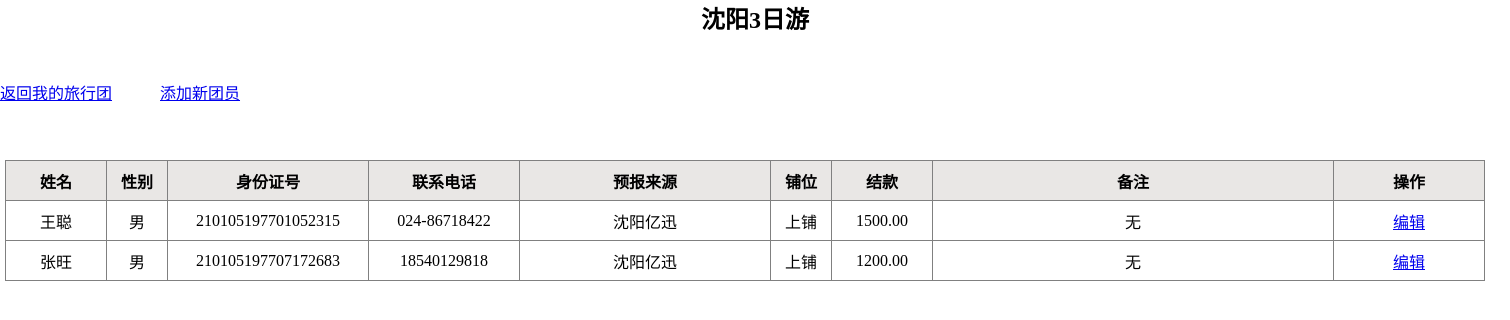
Page /topics/4/ (signed in) on the committed database.
### learning_logs/models.py (models this page shows, shortened)
class Topic(models.Model):
    tour_name = models.CharField('旅行团名称', max_length=100)
    route1 = models.CharField('行程1', max_length=200, null=True, blank=True)
    route2 = models.CharField('行程2', max_length=200, null=True, blank=True)
    route3 = models.CharField('行程3', max_length=200, null=True, blank=True)
    route4 = models.CharField('行程4', max_length=200, null=True, blank=True)
    route5 = models.CharField('行程5', max_length=200, null=True, blank=True)
    date_added = models.DateField('建立时间', auto_now_add=True)
    date_start = models.DateField('出发日期')
    img = models.ImageField('图片', upload_to='img', max_length=200, help_text='文件应小于500k')
    img_name = models.CharField('图片名称', max_length=20,null=True, blank=True)
    text = models.CharField('旅行团备注', max_length=200, null=True, blank=True, default="")
    owner = models.ForeignKey(User, on_delete=models.CASCADE)
    def __str__(self):
        return self.tour_name
    class Meta:
        verbose_name = '旅行团'
        verbose_name_plural = '旅行团'

class Entry(models.Model):
    GENDER_CHOICES = (
        (u'男', u'男'),
        (u'女', u'女'),
    )
    bed_choices = (
        (u'上铺', u'上铺'),
        (u'中铺', u'中铺'),
        (u'下铺', u'下铺'),
    )
    topic = models.ForeignKey(Topic, on_delete=models.CASCADE, verbose_name='旅行团名称')
    date_added = models.DateField('入团时间', auto_now_add=True)
    name = models.CharField('参团人姓名', max_length=50)
    signup = models.CharField('预报来源', max_length=100)
    sex = models.CharField('性别', max_length=2, choices=GENDER_CHOICES)
    number = models.CharField('身份证号', max_length=18)
    phone = models.CharField('联系电话', max_length=12)
    bunk = models.CharField('铺位', max_length=4, choices=bed_choices, default='上铺')
    money = models.DecimalField('结款', max_digits=8, decimal_places=2)
    text = models.CharField('个人备注', max_length=100, null=True, blank=True, default="无")
    class Meta(object):
        verbose_name_plural = '参团人员'

### learning_logs/views.py (the view)
# urls.py: path('topics/<int:topic_id>/', views.topic, name='topic'),
@login_required
def topic(request, topic_id):
    topic = Topic.objects.get(id=topic_id)
    if topic.owner != request.user:
        raise Http404
    entries = topic.entry_set.order_by('-date_added')
    context = {'topic': topic, 'entries': entries, 'img': topic.img}
    return render(request, 'learning_logs/topic.html', context)

### templates/learning_logs/topic.html (shortened to what this page needs)
<head>
</head>
{% block header %}
    <h2 style="height: 80px; text-align: center">{{ topic }}</h2>
{% endblock header %}
{% block content %}
    <div style="height: 80px">
    <ul>
    <li>
            <a href="{% url 'learning_logs:topics' %}">返回我的旅行团</a>
        </li>
    <li>
        <a href="{% url 'learning_logs:new_entry' topic.id %}">添加新团员</a>
    </li>
</ul>
    </div>
    <div id="div_b">
        <table border=1px>
            <tr id="tr1">
                <th style="width: 100px;">姓名</th>
                <th style="width: 60px;">性别</th>
                <th style="width: 200px;">身份证号</th>
                <th style="width: 150px;">联系电话</th>
                <th style="width: 250px;">预报来源</th>
                <th style="width: 60px;">铺位</th>
                <th style="width: 100px;">结款</th>
                <th style="width: 400px;">备注</th>
                <th style="width: 150px;">操作</th>
            </tr>
            {% for entry in entries %}
                <tr>
                <td>{{ entry.name }}</td>
                <td>{{ entry.sex }}</td>
                <td>{{ entry.number }}</td>
                <td>{{ entry.phone }}</td>
                <td>{{ entry.signup }}</td>
                <td>{{ entry.bunk }}</td>
                <td>{{ entry.money }}</td>
                <td>{{ entry.text }}</td>
                <td><a href="{% url 'learning_logs:edit_entry' entry.id %}">
                    编辑</a>
                </td>
            {% empty %}
                没有更多的人了
            {% endfor %}
            </tr>
        </table>
    </div>
{% endblock content %}

### templates/learning_logs/topic.html (style rules this page uses)
#div_b { margin-left: auto; margin-right: auto; position: relative; width: 1500px; height: 800px; }
table { border-collapse: collapse; }
tr { height: 40px; }
td { text-align: center; }
th { text-align: center; }
#tr1 { background-color: #e9e7e5; }
* { margin: 0; padding: 0; }
ul, li { list-style: none; }
ul:after { content: ''; display: block; clear: both; }
li { width: 150px; height: 30px; float: left; margin-right: 10px; }

### rows in the picture
Topic: tour_name "沈阳3日游"
Entry: name "王聪", sex "男", number "210105197701052315", phone "024-86718422", signup "沈阳亿迅", bunk "上铺", money "1500.00", text "无"
Entry: name "张旺", sex "男", number "210105197707172683", phone "18540129818", signup "沈阳亿迅", bunk "上铺", money "1200.00", text "无"
